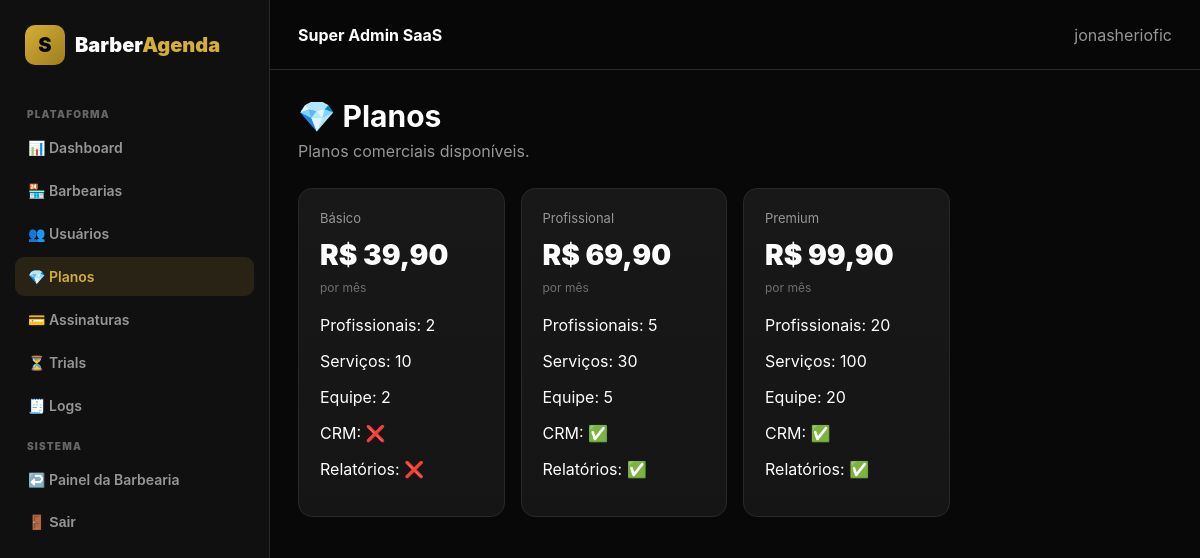
/super-admin/planos/ (signed in), run on the app's committed database.
### apps/subscriptions/models.py (models this page shows, shortened)
class Plan(models.Model):
    priority_support = models.BooleanField(
     default=False,
    )
    name = models.CharField(
        max_length=100,
    )
    slug = models.SlugField(
        unique=True,
    )
    price = models.DecimalField(
        max_digits=10,
        decimal_places=2,
    )
    max_professionals = models.PositiveIntegerField(
        default=1,
    )
    max_services = models.PositiveIntegerField(
        default=5,
    )
    max_team_members = models.PositiveIntegerField(
        default=1,
    )
    crm_enabled = models.BooleanField(
        default=False,
    )
    advanced_reports = models.BooleanField(
        default=False,
    )
    active = models.BooleanField(
        default=True,
    )

### apps/saas_admin/views.py (the view)
@user_passes_test(is_platform_admin)
def plans(request):
    plan_list = (
        Plan.objects
        .all()
        .order_by("price")
    )
    return render(
        request,
        "saas_admin/plans.html",
        {
            "plans": plan_list,
        },
    )

### apps/saas_admin/views.py (called while the page is built)
def is_platform_admin(user):
    return (
        user.is_authenticated
        and user.is_superuser
    )

### apps/saas_admin/templates/saas_admin/plans.html (shortened to what this page needs)
{% extends "saas_admin/base.html" %}
{% block content %}
<div class="page-header">
    <div>
        <h1>💎 Planos</h1>
        <p>
            Planos comerciais disponíveis.
        </p>
    </div>
</div>
<div class="stats-grid">
{% for plan in plans %}
    <div class="stat-card">
        <div class="stat-label">
            {{ plan.name }}
        </div>
        <div class="stat-value">
            R$ {{ plan.price|floatformat:2 }}
        </div>
        <div class="stat-detail">
            por mês
        </div>
        <div style="margin-top:20px;">
            <p>
                Profissionais:
                {{ plan.max_professionals }}
            </p>
            <p>
                Serviços:
                {{ plan.max_services }}
            </p>
            <p>
                Equipe:
                {{ plan.max_team_members }}
            </p>
            <p>
                CRM:
                {% if plan.crm_enabled %}
                    ✅
                {% else %}
                    ❌
                {% endif %}
            </p>
            <p>
                Relatórios:
                {% if plan.advanced_reports %}
                    ✅
                {% else %}
                    ❌
                {% endif %}
            </p>
        </div>
    </div>
{% empty %}
    <div class="empty">
        Nenhum plano cadastrado.
    </div>
{% endfor %}
</div>
{% endblock %}

### apps/saas_admin/templates/saas_admin/base.html (shortened to what this page needs)
<!DOCTYPE html>
<html lang="pt-BR">
<head>
</head>
<body>
<div class="layout">
    <aside class="sidebar">
        <a
            href="{% url 'saas_admin:dashboard' %}"
            class="logo"
        >
            <div class="logo-icon">
                S
            </div>
            <div>
                Barber<span>Agenda</span>
            </div>
        </a>
        <div class="sidebar-title">
            Plataforma
        </div>
        <nav class="menu">
            <a
                href="{% url 'saas_admin:dashboard' %}"
                class="
                    menu-link
                "
            >
                📊 Dashboard
            </a>
            <a
                href="{% url 'saas_admin:barbershops' %}"
                class="
                    menu-link
                "
            >
                🏪 Barbearias
            </a>
            <a
                href="{% url 'saas_admin:users' %}"
                class="
                    menu-link
                "
            >
                👥 Usuários
            </a>
            <a
                href="{% url 'saas_admin:plans' %}"
                class="
                    menu-link
                    {% if request.resolver_match.url_name == 'plans' %}
                        active
                    {% endif %}
                "
            >
                💎 Planos
            </a>
            <a
                href="{% url 'saas_admin:subscriptions' %}"
                class="
                    menu-link
                "
            >
                💳 Assinaturas
            </a>
            <a
                href="{% url 'saas_admin:trials' %}"
                class="
                    menu-link
                "
            >
                ⏳ Trials
            </a>
            <a
                href="{% url 'saas_admin:logs' %}"
                class="
                    menu-link
                "
            >
                🧾 Logs
            </a>
        </nav>
        <div class="sidebar-title">
            Sistema
        </div>
        <nav class="menu">
            <a
                href="{% url 'dashboard:home' %}"
                class="menu-link"
            >
                ↩️ Painel da Barbearia
            </a>
            <form
                method="post"
                action="{% url 'logout' %}"
            >
                <button
                    type="submit"
                    class="menu-link"
                    style="
                        width:100%;
                        border:0;
                        background:transparent;
                        cursor:pointer;
                    "
                >
                    🚪 Sair
                </button>
            </form>
        </nav>
    </aside>
    <main class="main">
        <header class="topbar">
            <div>
                <strong>
                    Super Admin SaaS
                </strong>
            </div>
            <div style="color:var(--muted);">
                {{ request.user.username }}
            </div>
        </header>
        <div class="content">
            {% block content %}
            {% endblock %}
        </div>
    </main>
</div>
</body>
</html>

### apps/saas_admin/templates/saas_admin/base.html (style rules this page uses)
:root { --bg: #080808; --sidebar: #101010; --card: #151515; --border: #292929; --text: #ffffff; --muted: #969696; --gold: #d4af37; --gold-dark: #9f7d1c; --green: #22c55e; --red: #ef4444; --orange: #f59e0b; --blue: #3b82f6; --sidebar-width: 270px; }
* { box-sizing: border-box; }
body { margin: 0; min-height: 100vh; font-family: Inter, system-ui, sans-serif; background: var(--bg); color: var(--text); }
a { color: inherit; }
.layout { display: flex; min-height: 100vh; }
.sidebar { position: fixed; top: 0; left: 0; width: var(--sidebar-width); height: 100vh; padding: 20px 15px; background: var(--sidebar); border-right: 1px solid var(--border); overflow-y: auto; }
.logo { display: flex; align-items: center; gap: 10px; padding: 5px 10px 28px; text-decoration: none; font-size: 20px; font-weight: 900; }
.logo-icon { width: 40px; height: 40px; display: flex; align-items: center; justify-content: center; border-radius: 10px; background: linear-gradient( 135deg, var(--gold), var(--gold-dark) ); color: #050505; }
.logo span { color: var(--gold); }
.sidebar-title { padding: 15px 12px 8px; color: #666; font-size: 10px; font-weight: 900; text-transform: uppercase; letter-spacing: 1.2px; }
.menu { display: flex; flex-direction: column; gap: 4px; }
.menu-link { display: flex; align-items: center; gap: 10px; padding: 11px 13px; border-radius: 9px; text-decoration: none; color: var(--muted); font-size: 14px; font-weight: 600; }
.menu-link.active { background: rgba(212,175,55,.12); color: var(--gold); }
.main { width: calc( 100% - var(--sidebar-width) ); margin-left: var(--sidebar-width); }
.topbar { min-height: 70px; padding: 0 28px; display: flex; align-items: center; justify-content: space-between; gap: 20px; position: sticky; top: 0; z-index: 50; background: rgba(8,8,8,.92); border-bottom: 1px solid var(--border); backdrop-filter: blur(14px); }
.content { max-width: 1600px; margin: 0 auto; padding: 28px; }
.page-header { display: flex; align-items: flex-start; justify-content: space-between; gap: 20px; margin-bottom: 27px; }
.page-header h1 { margin: 0 0 7px; font-size: 30px; }
.page-header p { margin: 0; color: var(--muted); }
.stats-grid { display: grid; grid-template-columns: repeat( 4, minmax(0,1fr) ); gap: 16px; margin-bottom: 25px; }
.stat-card { padding: 21px; border: 1px solid var(--border); border-radius: 14px; background: linear-gradient( 180deg, #181818, var(--card) ); }
.stat-label { margin-bottom: 12px; color: var(--muted); font-size: 13px; }
.stat-value { font-size: 28px; font-weight: 900; }
.stat-detail { margin-top: 8px; color: #6f6f6f; font-size: 12px; }

### data on the page
Plan: name "Básico", price "39,90", max_professionals "2", max_services "10", max_team_members "2"
Plan: name "Profissional", price "69,90", max_professionals "5", max_services "30", max_team_members "5"
Plan: name "Premium", price "99,90", max_professionals "20", max_services "100", max_team_members "20"

### other printed values
{{ request.user.username }} "jonasheriofic"
